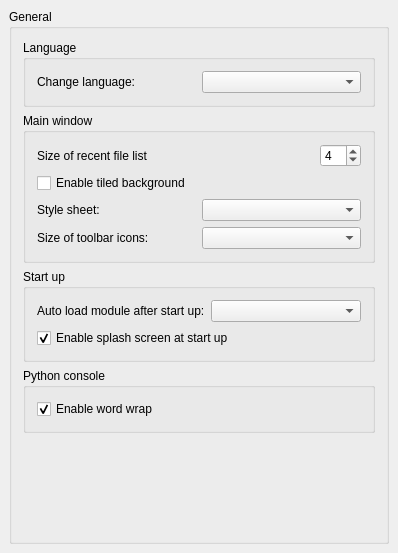
<?xml version="1.0" encoding="UTF-8"?>
<ui version="4.0">
 <class>Gui::Dialog::DlgGeneral</class>
 <widget class="QWidget" name="Gui::Dialog::DlgGeneral">
  <property name="geometry">
   <rect>
    <x>0</x>
    <y>0</y>
    <width>396</width>
    <height>553</height>
   </rect>
  </property>
  <property name="windowTitle">
   <string>General</string>
  </property>
  <layout class="QGridLayout">
   <property name="margin">
    <number>9</number>
   </property>
   <property name="spacing">
    <number>6</number>
   </property>
   <item row="0" column="0">
    <widget class="QGroupBox" name="GroupBox5">
     <property name="title">
      <string>General</string>
     </property>
     <layout class="QVBoxLayout" name="verticalLayout">
      <item>
       <widget class="QGroupBox" name="GroupBox7">
        <property name="title">
         <string>Language</string>
        </property>
        <layout class="QGridLayout">
         <property name="margin">
          <number>11</number>
         </property>
         <property name="spacing">
          <number>6</number>
         </property>
         <item row="0" column="0">
          <layout class="QHBoxLayout">
           <property name="spacing">
            <number>6</number>
           </property>
           <property name="margin">
            <number>0</number>
           </property>
           <item>
            <widget class="QLabel" name="TextLabel1_4">
             <property name="text">
              <string>Change language:</string>
             </property>
            </widget>
           </item>
           <item>
            <widget class="QComboBox" name="Languages"/>
           </item>
          </layout>
         </item>
        </layout>
       </widget>
      </item>
      <item>
       <widget class="QGroupBox" name="GroupBox3">
        <property name="title">
         <string>Main window</string>
        </property>
        <layout class="QVBoxLayout">
         <property name="spacing">
          <number>6</number>
         </property>
         <property name="margin">
          <number>11</number>
         </property>
         <item>
          <layout class="QHBoxLayout">
           <property name="spacing">
            <number>6</number>
           </property>
           <property name="margin">
            <number>0</number>
           </property>
           <item>
            <widget class="QLabel" name="recentFileListLabel">
             <property name="text">
              <string>Size of recent file list</string>
             </property>
            </widget>
           </item>
           <item>
            <spacer>
             <property name="orientation">
              <enum>Qt::Horizontal</enum>
             </property>
             <property name="sizeType">
              <enum>QSizePolicy::Expanding</enum>
             </property>
             <property name="sizeHint" stdset="0">
              <size>
               <width>20</width>
               <height>20</height>
              </size>
             </property>
            </spacer>
           </item>
           <item>
            <widget class="Gui::PrefSpinBox" name="RecentFiles">
             <property name="value">
              <number>4</number>
             </property>
             <property name="prefEntry" stdset="0">
              <cstring>RecentFiles</cstring>
             </property>
             <property name="prefPath" stdset="0">
              <cstring>RecentFiles</cstring>
             </property>
            </widget>
           </item>
          </layout>
         </item>
         <item>
          <layout class="QHBoxLayout">
           <property name="spacing">
            <number>6</number>
           </property>
           <property name="margin">
            <number>0</number>
           </property>
           <item>
            <widget class="QCheckBox" name="tiledBackground">
             <property name="text">
              <string>Enable tiled background</string>
             </property>
            </widget>
           </item>
          </layout>
         </item>
         <item>
          <layout class="QHBoxLayout">
           <property name="spacing">
            <number>6</number>
           </property>
           <property name="margin">
            <number>0</number>
           </property>
           <item>
            <widget class="QLabel" name="styleSheetLabel">
             <property name="text">
              <string>Style sheet:</string>
             </property>
            </widget>
           </item>
           <item>
            <widget class="QComboBox" name="StyleSheets"/>
           </item>
          </layout>
         </item>
         <item>
          <layout class="QHBoxLayout">
           <property name="spacing">
            <number>6</number>
           </property>
           <property name="margin">
            <number>0</number>
           </property>
           <item>
            <widget class="QLabel" name="iconSizeLabel">
             <property name="text">
              <string>Size of toolbar icons:</string>
             </property>
            </widget>
           </item>
           <item>
            <widget class="QComboBox" name="toolbarIconSize"/>
           </item>
          </layout>
         </item>
        </layout>
       </widget>
      </item>
      <item>
       <widget class="QGroupBox" name="GroupBox10">
        <property name="title">
         <string>Start up</string>
        </property>
        <layout class="QGridLayout">
         <property name="margin">
          <number>11</number>
         </property>
         <property name="spacing">
          <number>6</number>
         </property>
         <item row="2" column="0">
          <widget class="Gui::PrefCheckBox" name="SplashScreen">
           <property name="text">
            <string>Enable splash screen at start up</string>
           </property>
           <property name="checked">
            <bool>true</bool>
           </property>
           <property name="prefEntry" stdset="0">
            <cstring>ShowSplasher</cstring>
           </property>
           <property name="prefPath" stdset="0">
            <cstring>General</cstring>
           </property>
          </widget>
         </item>
         <item row="0" column="0">
          <layout class="QGridLayout">
           <property name="margin">
            <number>0</number>
           </property>
           <property name="spacing">
            <number>6</number>
           </property>
           <item row="0" column="0">
            <widget class="QLabel" name="autoModuleLabel">
             <property name="text">
              <string>Auto load module after start up:</string>
             </property>
            </widget>
           </item>
           <item row="0" column="1">
            <widget class="QComboBox" name="AutoloadModuleCombo"/>
           </item>
          </layout>
         </item>
        </layout>
       </widget>
      </item>
      <item>
       <widget class="QGroupBox" name="GroupBox11">
        <property name="title">
         <string>Python console</string>
        </property>
        <layout class="QGridLayout" name="_4">
         <property name="margin">
          <number>11</number>
         </property>
         <property name="spacing">
          <number>6</number>
         </property>
         <item row="0" column="0">
          <widget class="Gui::PrefCheckBox" name="PythonWordWrap">
           <property name="text">
            <string>Enable word wrap</string>
           </property>
           <property name="checked">
            <bool>true</bool>
           </property>
           <property name="prefEntry" stdset="0">
            <cstring>PythonWordWrap</cstring>
           </property>
           <property name="prefPath" stdset="0">
            <cstring>General</cstring>
           </property>
          </widget>
         </item>
        </layout>
       </widget>
      </item>
      <item>
       <spacer>
        <property name="orientation">
         <enum>Qt::Vertical</enum>
        </property>
        <property name="sizeHint" stdset="0">
         <size>
          <width>352</width>
          <height>221</height>
         </size>
        </property>
       </spacer>
      </item>
     </layout>
    </widget>
   </item>
  </layout>
 </widget>
 <layoutdefault spacing="6" margin="11"/>
 <customwidgets>
  <customwidget>
   <class>Gui::PrefCheckBox</class>
   <extends>QCheckBox</extends>
   <header>Gui/PrefWidgets.h</header>
  </customwidget>
  <customwidget>
   <class>Gui::PrefSpinBox</class>
   <extends>QSpinBox</extends>
   <header>Gui/PrefWidgets.h</header>
  </customwidget>
  <customwidget>
   <class>Gui::PrefComboBox</class>
   <extends>QComboBox</extends>
   <header>Gui/PrefWidgets.h</header>
  </customwidget>
 </customwidgets>
 <tabstops>
  <tabstop>Languages</tabstop>
  <tabstop>RecentFiles</tabstop>
  <tabstop>SplashScreen</tabstop>
  <tabstop>PythonWordWrap</tabstop>
 </tabstops>
 <resources/>
 <connections/>
</ui>
